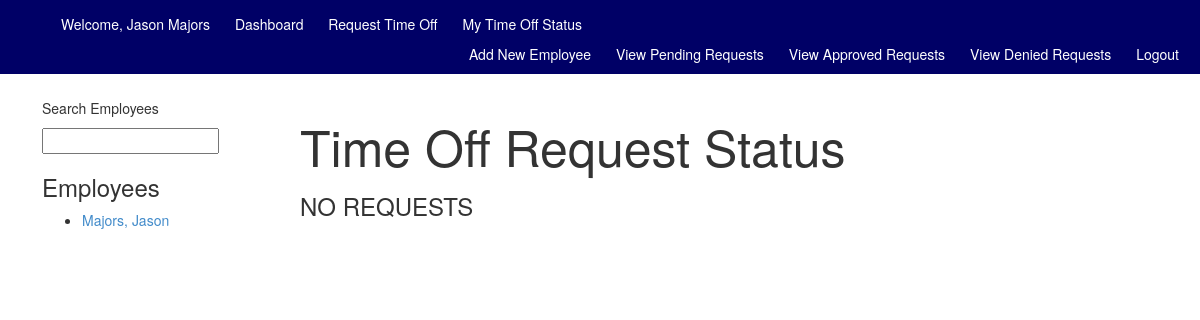
/hris/timeoff/Active/ (signed in), run on an earlier commit of the app's database.
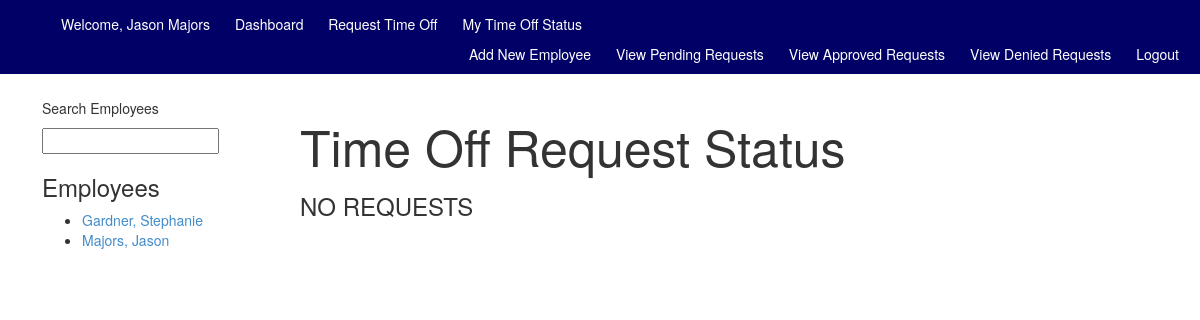
And on a later commit of the database.
### hris_system/models.py (models this page shows, shortened)
class Employee(models.Model):
	user = models.OneToOneField(User)
	schedule = models.OneToOneField(Schedule)
	last_name = models.CharField(max_length=25)
	first_name = models.CharField(max_length=25)
	hire_date = models.DateField(auto_now=False, auto_now_add=False)
	phone_number = models.CharField(max_length=15, blank=True)
	address = models.CharField(max_length=25, blank=True)
	city = models.CharField(max_length=25, blank=True)
	state = models.CharField(max_length=2, blank=True)
	zipcode = models.IntegerField(blank=True)
	DEPT_CHOICES = (
			('New Hire', 'New Hire'),
			('Human Resources', 'Human Resources'),
			('Shift Manager', 'Shift Manager'),
			('Staff', 'Staff'),
			('IT', 'IT Staff'),
		)
	department = models.CharField(max_length=25, choices=DEPT_CHOICES, default="New Hire")
	position = models.CharField(max_length=25, default='New Hire')
	STATUS_CHOICES = (
		('Active', 'Active'),
		('Terminated', 'Terminated'),
		('Paid Time Off', 'Paid Time Off'),
		('Personal Time Off', 'Personal Time Off'),
		('Leave of Absense', 'Leave of Absense' ),
	)
	status = models.CharField(max_length=25, choices=STATUS_CHOICES, default="Active")

### hris_system/views.py (the view)
# urls.py: url(r'^timeoff/(?P<request_status>\w+)/$', views.get_timeoff_requests, name='requests'),
@user_passes_test(hr_or_mgr)
def get_timeoff_requests(request, request_status):
	context = RequestContext(request)
	context_dict = {}
	employee_list = get_employee_list()
	hr_user = request.user.groups.filter(name="Human Resources").exists()
	mgr_user = request.user.groups.filter(name="Shift Manager").exists()
	status = request_status.upper()
	buttons = False
	if status == "PENDING":
		buttons = True
	timeoff_requests = TimeOffRequest.objects.filter(status=status).order_by('-id')
	context_dict['employee_list'] = employee_list
	context_dict['hr_user'] = hr_user
	context_dict['mgr_user'] = mgr_user
	context_dict['timeoff_requests'] = timeoff_requests
	context_dict['status'] = status
	context_dict['buttons'] = buttons
	return render_to_response('hris_system/timeoff.html', context_dict, context)

### hris_system/views.py (called while the page is built)
def hr_or_mgr(user):
	return user.groups.filter(name="Shift Manager").exists() or user.groups.filter(name="Human Resources").exists()

def get_employee_list(max_results=0, starts_with=''):
	employee_list = []
	if starts_with:
		employee_list = Employee.objects.filter(last_name__startswith=starts_with)
	else:
		employee_list = Employee.objects.all().order_by("last_name")
	if max_results > 0:
		if len(employee_list) >	max_results:
			employee_list = employee_list[:max_results]
	return employee_list

### templates/hris_system/timeoff.html (shortened to what this page needs)
{% extends 'hris_system/base.html' %}
{% block body_block %}
{% load static %}
<div>
	<h1>Time Off Request Status</h1>
	{% if timeoff_requests %}
	<h3>{{ status }} REQUESTS</h3>
		<div id="requests">
			<ul>
			{% for request in timeoff_requests %}
				<li><strong>{{ request.employee.last_name }}, {{ request.employee.first_name }}</strong>: {{ request.employee.position }} -- START: <strong>{{ request.date_start }}</strong> | END: <strong>{{ request.date_end }}</strong>
				{% if buttons %}
				<button class="approve" data-reqid="{{ request.id }}" data-approvedeny="APPROVED" type="button">Approve</button>
				<button class="deny" data-reqid="{{ request.id }}" data-approvedeny="DENIED" type="button">Deny</button>
				{% else %}
				-- by: {{ request.handler }}
				{% endif %}
				{% if request.comments %}
				</br>
				<ul>
					<li>
						{{ request.comments }}
					</li>
				</ul>
				{% endif %}
				</br>
				</li>
			{% endfor %}
			</ul>
		</div>
	{% else %}
	<h3>NO REQUESTS</h3>
	{% endif %}
</div>
{% endblock %}

### templates/hris_system/employee_list.html
{% if employee_list %}
	<h3>Employees</h3>
	<ul>
		{% for employee in employee_list %}
		<li><a href="/hris/employee/{{ employee.id }}">{{ employee.last_name }}, {{ employee.first_name }}</a></li>
		{% endfor %}
{% else %}
	<h3>No employees by this name</h3>
{% endif %}

What changed in the data, as far as the page shows it:
added Employee: last_name "Gardner", first_name "Stephanie"
